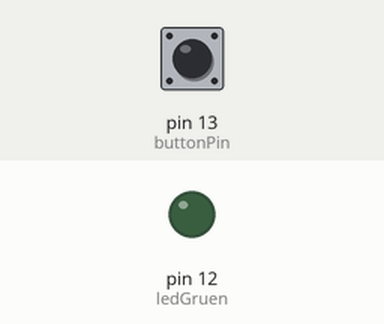
Simulated run of this sketch. Board: Arduino Uno, built with avr-gcc and run on an emulated ATmega328P. Shown: output pins drawn as LEDs (lit = HIGH). Inputs (shaded band) come from the test bench; at power-on: pin 13 (buttonPin) LOW.

Above: at 1.2 s.
1.3 s: pin 13 (buttonPin) pulled HIGH for 0.15 s
At 1.37 s:
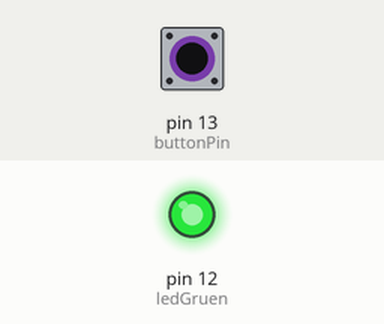
2.9 s: pin 13 (buttonPin) pulled HIGH for 3.2 s
At 7.4 s:
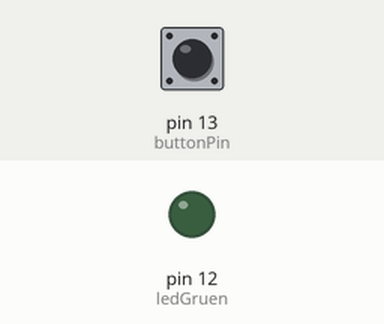
Timing chart, 0 to 8.9 s (numbered marks = the images above; inputs shaded):
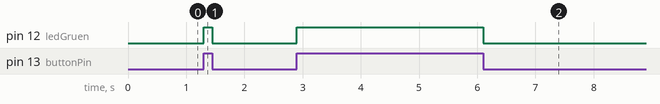

Measured:
- after the input at 1.3 s, pin 12 (ledGruen): LOW → HIGH at once, → LOW 0.15 s later
- after the input at 2.9 s, pin 12 (ledGruen): LOW → HIGH at once, → LOW 3.2 s later

The sketch:

led_leuchten_mit_button.ino
```cpp
const int ledGruen = 12;
const int buttonPin = 13;

void setup() {
  // put your setup code here, to run once:
  pinMode(ledGruen,OUTPUT);
  pinMode(buttonPin,INPUT);
}

void loop() {
  // put your main code here, to run repeatedly:
  if (digitalRead(buttonPin)== HIGH){
    digitalWrite(ledGruen,HIGH);
    }
    else {
       digitalWrite(ledGruen,LOW);
      }
}
```
